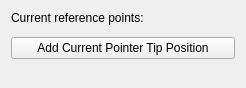
             <widget class="QWidget" name="page">
              <property name="geometry">
               <rect>
                <x>0</x>
                <y>0</y>
                <width>246</width>
                <height>88</height>
               </rect>
              </property>
              <attribute name="label">
               <string>Create Reference</string>
              </attribute>
              <layout class="QVBoxLayout" name="verticalLayout_6">
               <item>
                <widget class="QLabel" name="label_16">
                 <property name="text">
                  <string>Current reference points:</string>
                 </property>
                </widget>
               </item>
               <item>
                <widget class="QmitkPointListWidget" name="m_ReferencePointsPointListWidget" native="true"/>
               </item>
               <item>
                <widget class="QPushButton" name="m_AddReferencePoints">
                 <property name="text">
                  <string>Add Current Pointer Tip Position</string>
                 </property>
                </widget>
               </item>
               <item>
                <spacer name="verticalSpacer_3">
                 <property name="orientation">
                  <enum>Qt::Vertical</enum>
                 </property>
                 <property name="sizeHint" stdset="0">
                  <size>
                   <width>20</width>
                   <height>111</height>
                  </size>
                 </property>
                </spacer>
               </item>
              </layout>
             </widget>
